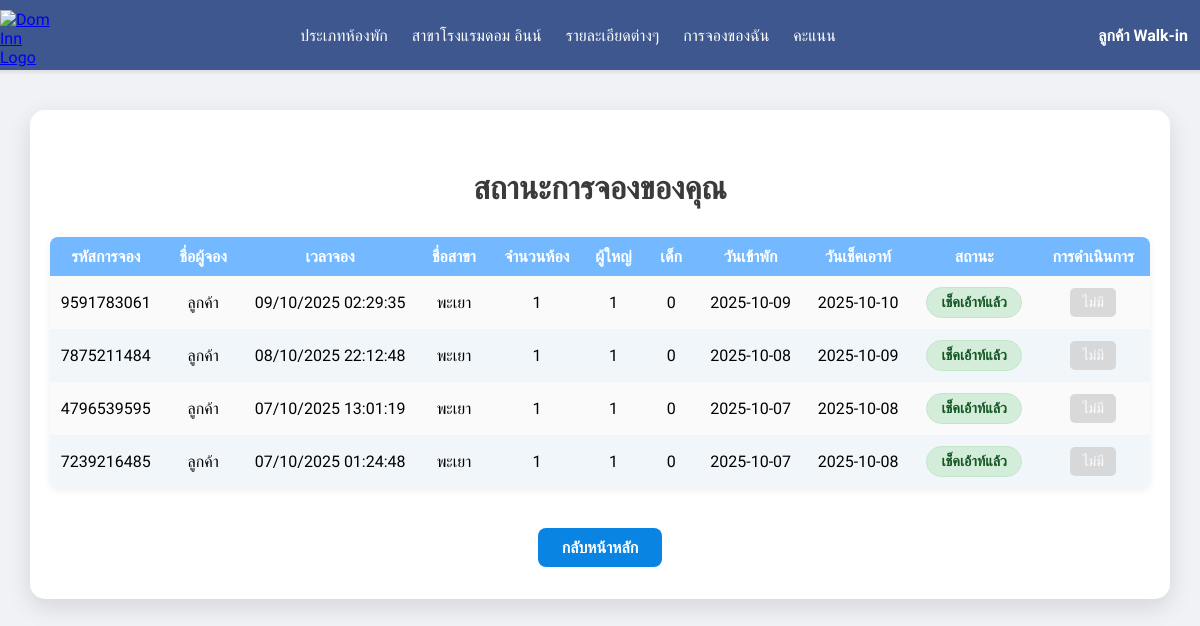
Before: /PHP/booking_status_pending.php (signed in) with the older database file.
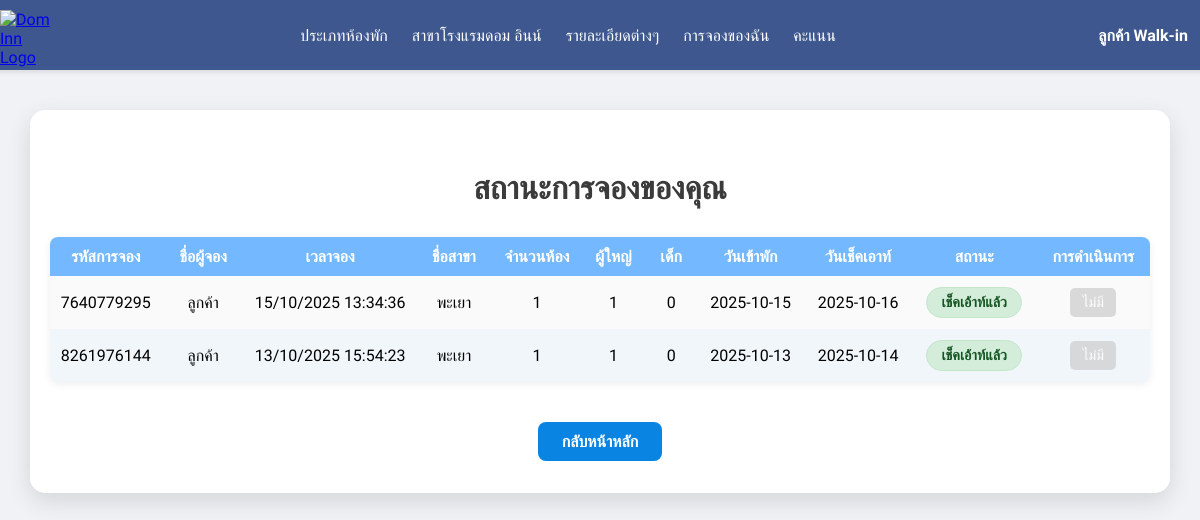
After: the same page with the newer database file.
### tables this page shows
CREATE TABLE `reservation` (
  `Reservation_Id` varchar(10) NOT NULL,
  `Guest_name` varchar(100) DEFAULT NULL,
  `Number_of_rooms` int(2) DEFAULT NULL,
  `Booking_time` datetime DEFAULT NULL,
  `Number_of_adults` int(1) DEFAULT NULL,
  `Number_of_children` int(1) DEFAULT NULL,
  `Booking_date` date DEFAULT NULL,
  `Check_out_date` date DEFAULT NULL,
  `Email_Admin` varchar(30) DEFAULT NULL,
  `Province_Id` varchar(2) DEFAULT NULL,
  `Email_member` varchar(30) DEFAULT NULL,
  `Booking_status_Id` varchar(5) DEFAULT NULL,
  `stars` decimal(2,1) DEFAULT NULL,
  `comment` text DEFAULT NULL,
  `Receipt_Id` int(10) DEFAULT NULL,
  `Total_price` int(100) NOT NULL,
  `rating_timestamp` datetime DEFAULT NULL
);

CREATE TABLE `province` (
  `Province_Id` varchar(2) NOT NULL,
  `Province_name` varchar(50) DEFAULT NULL,
  `Region_Id` varchar(2) DEFAULT NULL,
  `Address` varchar(255) NOT NULL,
  `Phone` varchar(20) NOT NULL
);

CREATE TABLE `booking_status` (
  `Booking_status_Id` varchar(5) NOT NULL,
  `Booking_status_name` varchar(300) DEFAULT NULL
);

### PHP/booking_status_pending.php (the view, shortened to what this page needs)
<?php
include 'db.php';
$conn->set_charset("utf8");
$email_member = $_SESSION['email'] ?? '';
$sql = "SELECT r.Reservation_Id, r.Guest_name, r.Booking_time, r.Number_of_rooms,
               r.Number_of_adults, r.Number_of_children,
               r.Booking_date, r.Check_out_date, r.Booking_status_Id, r.Total_price, r.Receipt_Id,
               b.Booking_status_name,
               p.Province_name
        FROM reservation r
        LEFT JOIN booking_status b ON r.Booking_status_Id = b.Booking_status_Id
        LEFT JOIN province p ON r.Province_Id = p.Province_Id
        WHERE r.Email_member = ?
        ORDER BY r.Booking_date DESC";
$stmt = $conn->prepare($sql);
$stmt->bind_param('s', $email_member);
$stmt->execute();
$result = $stmt->get_result();
$bookings = [];
while ($row = $result->fetch_assoc()) {
  $bookings[] = $row;
}
$First_name = $_SESSION['First_name'] ?? '';
$Last_name = $_SESSION['Last_name'] ?? '';
$full_name = trim($First_name . ' ' . $Last_name);
?>
<!DOCTYPE html>
<html lang="th">
<head>
  <link rel="stylesheet" href="../CSS/css/ino.css" />
  <link rel="stylesheet" href="https://cdnjs.cloudflare.com/ajax/libs/font-awesome/6.0.0-beta3/css/all.min.css"
 />
</head>
<body>
    <header>
      <section class="logo">
        <a href="./home.php">
          <img src="../src/images/4.png" width="50" height="50" alt="Dom Inn Logo" />
        </a>
      </section>
      <nav>
        <a href="./index-type.php">ประเภทห้องพัก</a>
        <a href="./branchs.php">สาขาโรงแรมดอม อินน์</a>
        <a href="./detailsm.php">รายละเอียดต่างๆ</a>
        <a href="./booking_status_pending.php">การจองของฉัน</a>
        <a href="./score.php">คะแนน</a>
      </nav>
          <?php if ($full_name && $full_name !== ' '): ?>
      <div class="user-display">
        <a href="profile.php" class="profile-link"><?= htmlspecialchars($full_name) ?></a>
      </div>
    <?php endif; ?>
    </header>
  <div class="container">
    <h2>สถานะการจองของคุณ</h2>
    <?php if (count($bookings) === 0): ?>
      <div class="no-booking">ไม่มีรายการจอง</div>
    <?php else: ?>
      <table>
        <thead>
          <tr>
            <th>รหัสการจอง</th>
            <th>ชื่อผู้จอง</th>
            <th>เวลาจอง</th>
            <th>ชื่อสาขา</th>
            <th>จำนวนห้อง</th>
            <th>ผู้ใหญ่</th>
            <th>เด็ก</th>
            <th>วันเข้าพัก</th>
            <th>วันเช็คเอาท์</th>
            <th>สถานะ</th>
            <th>การดำเนินการ</th>
          </tr>
        </thead>
        <tbody>
          <?php foreach ($bookings as $b): ?>
            <tr>
              <td><?= htmlspecialchars($b['Reservation_Id']) ?></td>
              <td><?= htmlspecialchars($b['Guest_name']) ?></td>
              <td><?= htmlspecialchars(date('d/m/Y H:i:s', strtotime($b['Booking_time']))) ?></td>
              <td><?= htmlspecialchars($b['Province_name'] ?? 'ไม่ระบุ') ?></td>
              <td><?= htmlspecialchars($b['Number_of_rooms']) ?></td>
              <td><?= htmlspecialchars($b['Number_of_adults']) ?></td>
              <td><?= htmlspecialchars($b['Number_of_children']) ?></td>
              <td><?= htmlspecialchars($b['Booking_date']) ?></td>
              <td><?= htmlspecialchars($b['Check_out_date']) ?></td>
              <td>
                <span class="status s<?= htmlspecialchars($b['Booking_status_Id']) ?>">
                  <?= htmlspecialchars($b['Booking_status_name'] ?? 'ไม่ทราบ') ?>
                </span>
              </td>
              <td>
                <?php
                if ($b['Booking_status_Id'] == 1):
                ?>
                  <a href="payment.php?reservation_id=<?= htmlspecialchars($b['Reservation_Id']) ?>" class="action-button">ชำระเงิน</a>
                <?php
                elseif (($b['Booking_status_Id'] == 3 || $b['Booking_status_Id'] == 6 || $b['Booking_status_Id'] == 7) && !empty($b['Receipt_Id'])):
                ?>
                  <a href="receipt_details.php?receipt_id=<?= htmlspecialchars($b['Receipt_Id']) ?>" target="_blank" class="action-button view-receipt">ดูใบเสร็จ</a>
                <?php
                elseif ($b['Booking_status_Id'] == 2):
                ?>
                  <span class="action-button disabled">รอการตรวจสอบ</span>
                <?php else:
                ?>
                  <span class="action-button disabled">ไม่มี</span>
                <?php endif; ?>
              </td>
            </tr>
          <?php endforeach; ?>
        </tbody>
      </table>
    <?php endif; ?>
    <div style="text-align:center;">
      <a href="home.php" class="back-btn">กลับหน้าหลัก</a>
    </div>
  </div>
</body>
</html>

Changed rows visible on the page:
removed reservation: Reservation_Id "9591783061", Guest_name "ลูกค้า", Booking_time "09/10/2025 02:29:35", Province_Id.Province_name "พะเยา", Number_of_rooms "1", Number_of_adults "1", Number_of_children "0", Booking_date "2025-10-09", Check_out_date "2025-10-10", Booking_status_Id.Booking_status_name "เช็คเอ้าท์แล้ว", shows "ไม่มี"
removed reservation: Reservation_Id "7875211484", Guest_name "ลูกค้า", Booking_time "08/10/2025 22:12:48", Province_Id.Province_name "พะเยา", Number_of_rooms "1", Number_of_adults "1", Number_of_children "0", Booking_date "2025-10-08", Check_out_date "2025-10-09", Booking_status_Id.Booking_status_name "เช็คเอ้าท์แล้ว", shows "ไม่มี"
removed reservation: Reservation_Id "4796539595", Guest_name "ลูกค้า", Booking_time "07/10/2025 13:01:19", Province_Id.Province_name "พะเยา", Number_of_rooms "1", Number_of_adults "1", Number_of_children "0", Booking_date "2025-10-07", Check_out_date "2025-10-08", Booking_status_Id.Booking_status_name "เช็คเอ้าท์แล้ว", shows "ไม่มี"
removed reservation: Reservation_Id "7239216485", Guest_name "ลูกค้า", Booking_time "07/10/2025 01:24:48", Province_Id.Province_name "พะเยา", Number_of_rooms "1", Number_of_adults "1", Number_of_children "0", Booking_date "2025-10-07", Check_out_date "2025-10-08", Booking_status_Id.Booking_status_name "เช็คเอ้าท์แล้ว", shows "ไม่มี"
added reservation: Reservation_Id "7640779295", Guest_name "ลูกค้า", Booking_time "15/10/2025 13:34:36", Province_Id.Province_name "พะเยา", Number_of_rooms "1", Number_of_adults "1", Number_of_children "0", Booking_date "2025-10-15", Check_out_date "2025-10-16", Booking_status_Id.Booking_status_name "เช็คเอ้าท์แล้ว", shows "ไม่มี"
added reservation: Reservation_Id "8261976144", Guest_name "ลูกค้า", Booking_time "13/10/2025 15:54:23", Province_Id.Province_name "พะเยา", Number_of_rooms "1", Number_of_adults "1", Number_of_children "0", Booking_date "2025-10-13", Check_out_date "2025-10-14", Booking_status_Id.Booking_status_name "เช็คเอ้าท์แล้ว", shows "ไม่มี"
